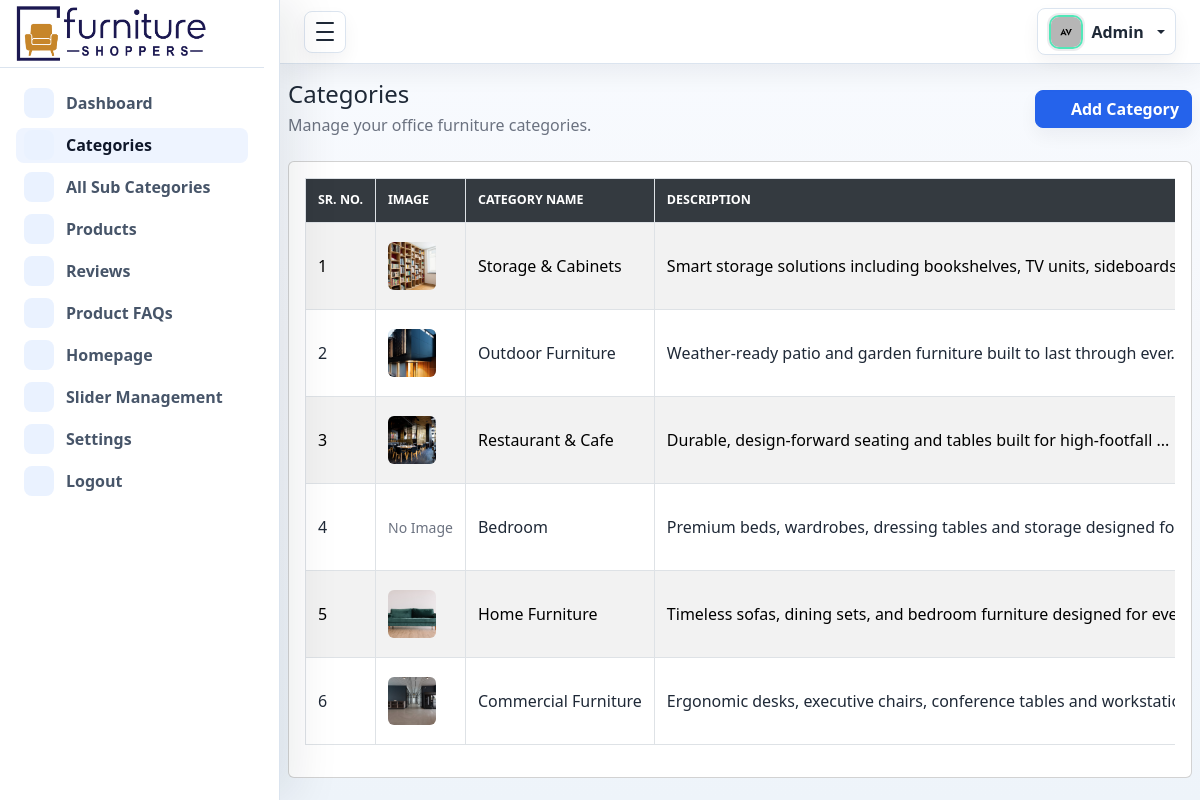
The page /admin_panel/categories.php on the database its author committed.
### tables this page shows
CREATE TABLE `categories` (
  `id` int(11) NOT NULL,
  `category_name` varchar(255) NOT NULL,
  `slug` varchar(255) NOT NULL,
  `description` text DEFAULT NULL,
  `image` varchar(255) DEFAULT NULL,
  `status` enum('Active','Inactive') NOT NULL DEFAULT 'Active',
  `created_at` timestamp NOT NULL DEFAULT current_timestamp(),
  `updated_at` timestamp NULL DEFAULT current_timestamp()
);

### admin_panel/categories.php (the view, shortened to what this page needs)
<?php
include './includes/db_conn.php';
$categories = $pdo->query("SELECT * FROM categories ORDER BY id DESC")->fetchAll();
include './layouts/header.php';
?>
<main class="admin-content">
  <div class="container-fluid px-3 px-lg-2 py-3">
    <div class="d-flex flex-wrap justify-content-between align-items-center mb-4">
      <div>
        <h4 class="mb-1">Categories</h4>
        <p class="text-muted mb-0">Manage your office furniture categories.</p>
      </div>
      <button type="button" class="btn btn-primary" data-bs-toggle="modal" data-bs-target="#addCategoryModal">
        <i class="bi bi-plus-lg me-1"></i> Add Category
      </button>
    </div>
    <div class="card">
      <div class="card-body">
        <div class="table-responsive">
          <table class="table table-bordered table-striped table-hover align-middle w-100" id="example">
            <thead>
              <tr>
                <th scope="col">Sr. No.</th>
                <th scope="col">Image</th>
                <th scope="col">Category Name</th>
                <th scope="col">Description</th>
              </tr>
            </thead>
            <tbody>
              <?php if (count($categories) === 0): ?>
                <tr>
                  <td colspan="7" class="text-center text-muted py-4">No categories found.</td>
                </tr>
              <?php else: ?>
                <?php $srNo = 1; ?>
                <?php foreach ($categories as $category): ?>
                  <tr>
                    <td><?php echo $srNo++; ?></td>
                    <td>
                      <?php if (!empty($category['image']) && file_exists(UPLOAD_DIR . $category['image'])): ?>
                        <img src="<?php echo UPLOAD_URL . htmlspecialchars($category['image']); ?>"
                          alt="<?php echo htmlspecialchars($category['category_name']); ?>"
                          style="width: 48px; height: 48px; object-fit: cover; border-radius: 6px;">
                      <?php else: ?>
                        <span class="text-muted small">No Image</span>
                      <?php endif; ?>
                    </td>
                    <td><?php echo htmlspecialchars($category['category_name']); ?></td>
                    <td>
                      <?php
                      $desc = $category['description'] ?? '';
                      echo htmlspecialchars(mb_strimwidth($desc, 0, 70, '...'));
                      ?>
                    </td>
                  </tr>
                <?php endforeach; ?>
              <?php endif; ?>
            </tbody>
          </table>
        </div>
      </div>
    </div>
  </div>
</main>
<?php include './layouts/footer.php'; ?>

### admin_panel/assets/css/style.css (style rules this page uses)
:root { --sidebar-width: 280px; --sidebar-mini-width: 84px; --admin-bg: #f5f7fb; --admin-surface: #ffffff; --admin-surface-soft: #f8fafc; --admin-border: #dbe4ef; --admin-text: #1f2937; --admin-muted: #6b7280; --admin-primary: #2563eb; --admin-primary-dark: #1d4ed8; --admin-success: #0f766e; --admin-warning: #d97706; --admin-danger: #dc2626; --admin-sidebar: #111827; --admin-sidebar-soft: #1f2937; --admin-shadow-sm: 0 10px 24px rgba(15, 23, 42, 0.06); --admin-shadow: 0 18px 46px rgba(15, 23, 42, 0.09); --admin-shadow-lg: 0 26px 70px rgba(15, 23, 42, 0.12); --admin-ring: 0 0 0 4px rgba(37, 99, 235, 0.12); }
* { box-sizing: border-box; }
html { min-height: 100%; }
body { min-height: 100vh; margin: 0; background: linear-gradient(180deg, #f8fbff 0%, var(--admin-bg) 42%, #eef4fa 100%); color: var(--admin-text); font-family: "Segoe UI", Arial, sans-serif; }
.btn { border-radius: 8px; font-weight: 700; box-shadow: 0 8px 18px rgba(15, 23, 42, 0.05); transition: border-color 0.16s ease, background 0.16s ease, box-shadow 0.16s ease, transform 0.16s ease; }
.btn-primary { border-color: var(--admin-primary); background: var(--admin-primary); }
.table { --bs-table-bg: transparent; }
.table thead th { color: #000; font-size: 0.78rem; text-transform: uppercase; white-space: nowrap; }
#example { width: 100% !important; border-collapse: collapse; }
#example th, #example td { border: 1px solid #dee2e6 !important; vertical-align: middle; padding: 12px; }
#example thead th { background: #343a40; color: #fff; font-weight: 600; white-space: nowrap; }
#example tbody td { white-space: nowrap; }
.table tbody tr { transition: background 0.16s ease; }
.btn { display: inline-flex; align-items: center; justify-content: center; gap: 0.4rem; }
.text-muted { color: var(--admin-muted) !important; }
html[data-theme="light"] { color-scheme: light; }
body, .admin-navbar, .admin-sidebar, .admin-main, .metric-card, .panel, .auth-card, .error-card, .dropdown-menu, .modal-content, .form-control, .form-select { transition: background-color 0.18s ease, border-color 0.18s ease, color 0.18s ease, box-shadow 0.18s ease; }
.table { --bs-table-color: var(--admin-text); --bs-table-border-color: var(--admin-border); color: var(--admin-text); }
html:not([data-theme="dark"]) { --admin-sidebar: #ffffff; --admin-sidebar-soft: #eef4ff; --admin-sidebar-border: #dbe4ef; --admin-sidebar-text: #475569; --admin-sidebar-text-strong: #0f172a; --admin-sidebar-muted: #64748b; --admin-sidebar-icon-bg: #eaf2ff; --admin-sidebar-icon: #2563eb; --admin-sidebar-shadow: 18px 0 42px rgba(15, 23, 42, 0.08); }
.table td { vertical-align: middle; }

### rows shown on the page
categories: image (picture), category_name "Storage & Cabinets", description "Smart storage solutions including bookshelves, TV units,…"
categories: image (picture), category_name "Outdoor Furniture", description "Weather-ready patio and garden furniture built to last through…"
categories: image (picture), category_name "Restaurant & Cafe", description "Durable, design-forward seating and tables built for high-footfall ..."
categories: image "No Image", category_name "Bedroom", description "Premium beds, wardrobes, dressing tables and storage designed…"
categories: image (picture), category_name "Home Furniture", description "Timeless sofas, dining sets, and bedroom furniture designed for…"
categories: image (picture), category_name "Commercial Furniture", description "Ergonomic desks, executive chairs, conference tables and…"
